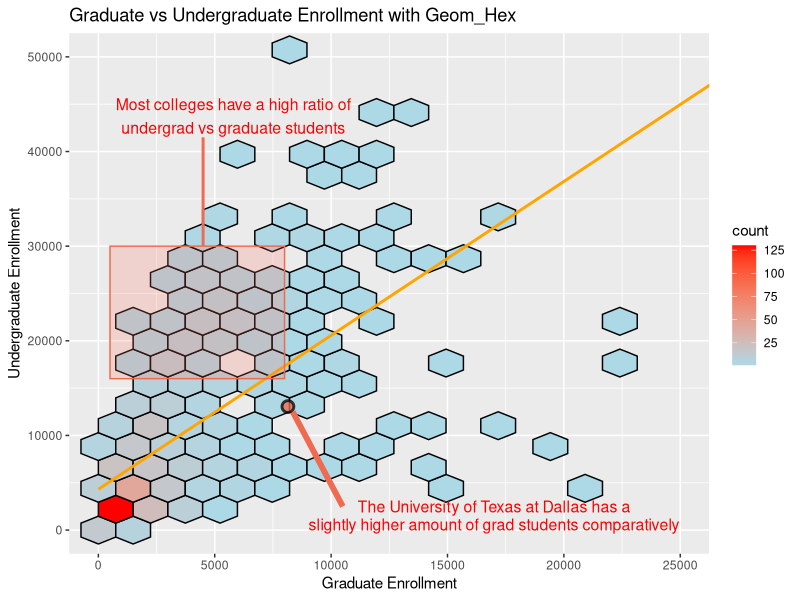

Recreate this plot in R.
## ---- chunk 1
library(ggplot2)
library(readxl)  


data <- read_excel("IPEDS_data.xlsx", sheet = 1, col_names = TRUE)


names(data) <- gsub(" ", "_", names(data))    #replaceing all spaces with a _
names(data) <- gsub("-", "_", names(data))    #replaceing all - with a _
names(data) <- gsub("'", "", names(data))    #replaceing all ' with nothing
names(data) <- gsub(",", "", names(data))    #replaceing all , with nothing


head(data)


## ---- chunk 2

d <- ggplot(data, aes(Graduate_enrollment, Undergraduate_enrollment))

d + geom_hex(bins = 20, color = "black") +
	geom_smooth(method = "lm", se = FALSE, color = "orange", show.legend = F) + 
  geom_point(data = data[data$Name == "The University of Texas at Dallas",],
            shape = 21, 
            color = "black", 
            stroke = 1.5, 
            fill = "coral2", 
            alpha = 3/4,
            size = 3) +
  labs(title="Graduate vs Undergraduate Enrollment with Geom_Hex",
            x= "Graduate Enrollment",
            y = "Undergraduate Enrollment") +
  scale_fill_gradient(low = "light blue", high = "red") +
  
  coord_cartesian(xlim = c(0, 25000), ylim = c(0, 50000)) + 
  
  annotate("text", label = "The University of Texas at Dallas has a", x = 17000, y = 2500, size = 4, color = "red") +
  annotate("text", label = "slightly higher amount of grad students comparatively", x = 17000, y = 600, size = 4, color = "red") +
  annotate("rect", xmin = 500, xmax = 8000, ymin = 16000, ymax = 30000, alpha = .2, color = 'coral2', fill = 'coral1') + 
  annotate("segment", x = 8350, xend = 10500, y = 12500, yend = 2500, color = "coral2", size = 2) +
  annotate("segment", x = 4500, xend = 4500, y = 30000, yend = 41500, color = "coral2", size = 1) +
  annotate("text", label = "Most colleges have a high ratio of", x = 5800, y = 45000, size = 4, color = "red") +
  annotate("text", label = "undergrad vs graduate students", x = 5800, y = 42500, size = 4, color = "red") 



